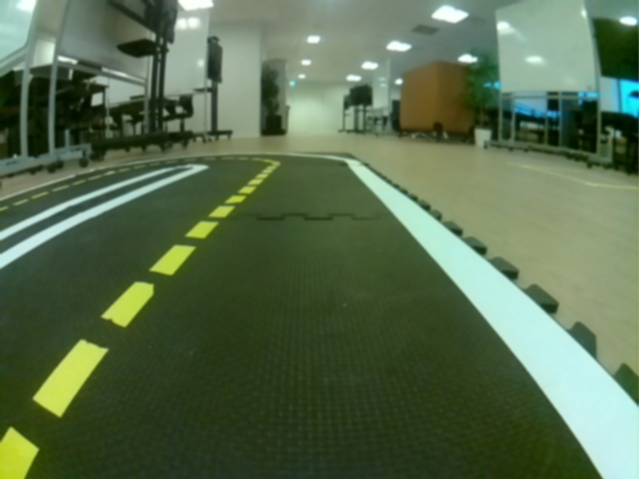
#> input picture packages/my_package/src/imgs/img0.png, 639 x 479 px
$ python -i getYellow.py   (imports and definitions only)
#> lines starting #> are read from the running program, lines starting #| are printed output that depends on the picture; after the words box and inside, x2 and y2 are one past the last pixel; in counts of white or black regions, pixels touching at a corner belong together
#> further down, picture is the input picture: shape (479, 639, 3); mean B, G, R 77.9, 108.4, 88
import cv2
import numpy as np
import os
import findColor

class edgeFeature:
    def __init__(self, x, y, color ):
        self.x = x
        self.y = y
        self.color = color


def findFertures(img):
    #create a list of egdepoligons for each image
    height, width, _ = img.shape
#> height = 479; width = 639
    mask = np.zeros_like(img)
    mask[height // 2:, :] = 255
    #show the mask in a window with and height as the mask
    gray_mask = cv2.cvtColor(mask, cv2.COLOR_BGR2GRAY)
    gray_roi = cv2.cvtColor(img, cv2.COLOR_BGR2GRAY)
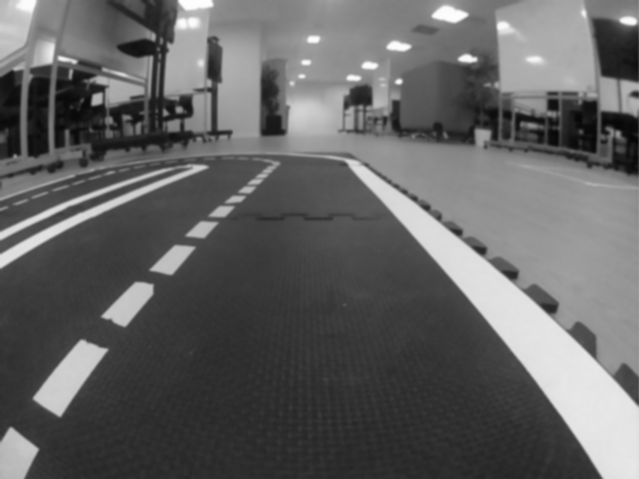
#> gray_roi: shape (479, 639); min 6, max 253, mean 98.8
    gray_roi = cv2.bitwise_and(gray_roi, gray_roi, mask=gray_mask)
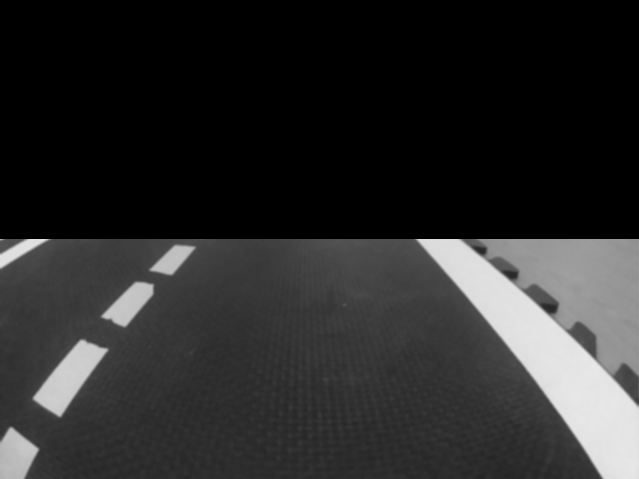
#> gray_roi: shape (479, 639); min 0, max 232, mean 42.7
    #find the hlaf of the gray_roi
    gray_roi = gray_roi[height // 2:, :]
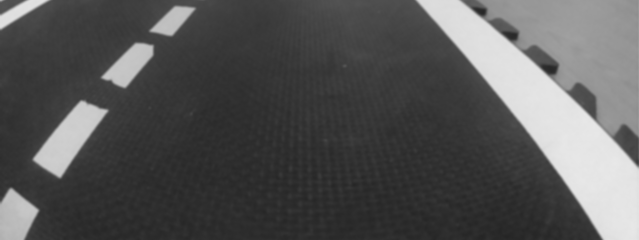
#> gray_roi: shape (240, 639); min 37, max 232, mean 85.1
    #show the hlaf high in imshow
    edges = cv2.Canny(gray_roi, 100, 200)
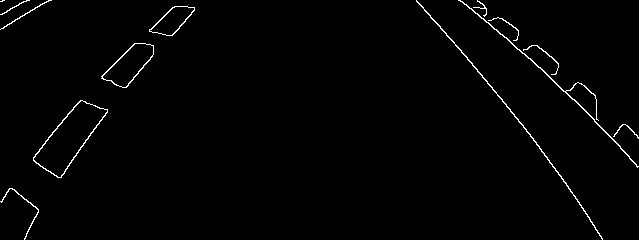
#> edges: shape (240, 639); 1.3% white in thin lines or dots
    contours, hierarchy = cv2.findContours(edges, cv2.RETR_TREE, cv2.CHAIN_APPROX_SIMPLE)
#> contours = 16 contours, 5 with area under 20; largest, box (x1, y1, x2, y2) and area: (33, 100, 108, 178) 2530, (33, 100, 108, 178) 2412, (101, 43, 154, 88) 1192, (102, 43, 154, 88) 1124, (149, 6, 195, 36) 701
    edgesFeatures = []
    for i in range(len(contours)):
        area = cv2.contourArea(contours[i])
        if area < 80:
            continue
        M = cv2.moments(contours[i])
        x = int(M["m10"] / M["m00"])
        y = int(M["m01"] / M["m00"])
        #add the high of the mask to the y value
        y = y + (height // 2)
        b, g, r = img[y, x]
        #r g b as np array
        currebtPoint = np.array([[r, g, b]])
        #find the color of the point
        color = findColor.closest_centroid(currebtPoint)
        edgesFeatures.append(edgeFeature(x,y,color))
        #add the y offset to the i element in the contour list
        for j in range(len(contours[i])):
            contours[i][j][0][1] = contours[i][j][0][1] + (height // 2)
        cv2.drawContours(img, contours, i, color, 2)
#> this loop made 3 passes
#> area on pass 1: 43.5
#> (area, x, y, b, g, r, currebtPoint) on pass 3: (2529.5, 68, 376, 89, 227, 208, [[208, 227, 89]])
#> after the loop, edgesFeatures = []
    return img, edgesFeatures

>>> import cv2
>>> picture = cv2.imread('imgs/img0.png')
#> (the run stopped early here; a loop or call above may not have finished)

$ run again, on packages/my_package/src/imgs/img10.png
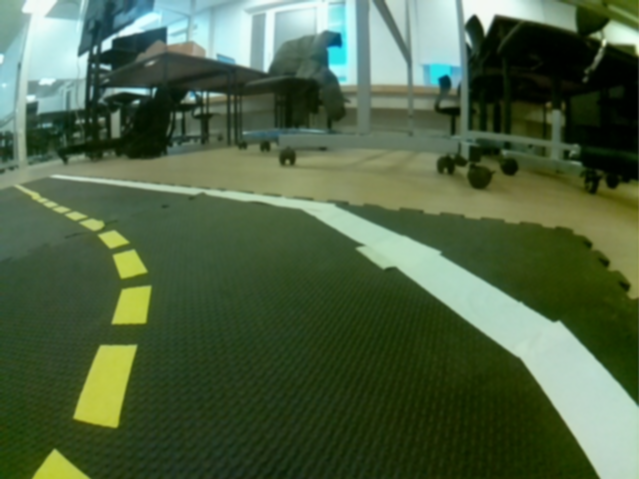
#> input picture packages/my_package/src/imgs/img10.png, 639 x 479 px
#> picture is the input picture: shape (479, 639, 3); mean B, G, R 68.3, 98.8, 77.8
#> in findFertures, `gray_roi = gray_roi[height // 2:, :]`:
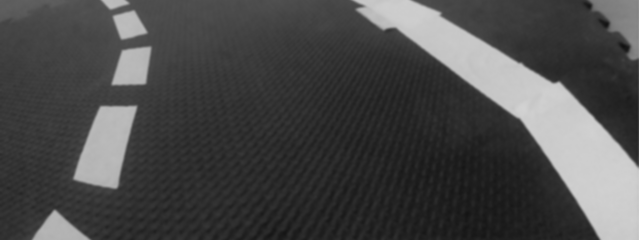
#> gray_roi: shape (240, 639); min 17, max 210, mean 73.4
#> in findFertures, `edges = cv2.Canny(gray_roi, 100, 200)`:
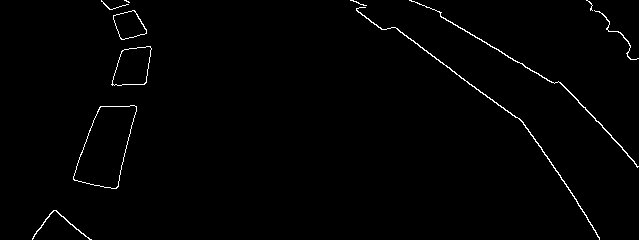
#> edges: shape (240, 639); 1.1% white in thin lines or dots
#> contours = 14 contours, 4 with area under 20; largest, box (x1, y1, x2, y2) and area: (73, 105, 137, 189) 3320, (73, 105, 137, 189) 3309, (111, 46, 152, 86) 1146, (112, 46, 152, 86) 1140, (113, 10, 147, 40) 642
#> the loop in findFertures, `for i in range(len(contours)):` made 2 passes
#> area on pass 1: 49.5
#> after the loop in findFertures, `for i in range(len(contours)):`: edgesFeatures = []

$ run again, on packages/my_package/src/imgs/img11.png
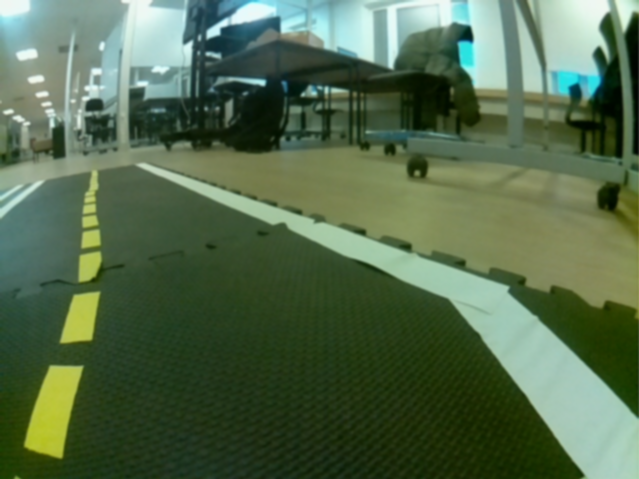
#> input picture packages/my_package/src/imgs/img11.png, 639 x 479 px
#> picture is the input picture: shape (479, 639, 3); mean B, G, R 76.7, 106.5, 83.7
#> in findFertures, `gray_roi = gray_roi[height // 2:, :]`:
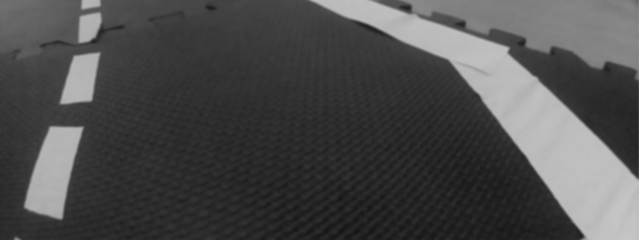
#> gray_roi: shape (240, 639); min 21, max 198, mean 76.1
#> in findFertures, `edges = cv2.Canny(gray_roi, 100, 200)`:
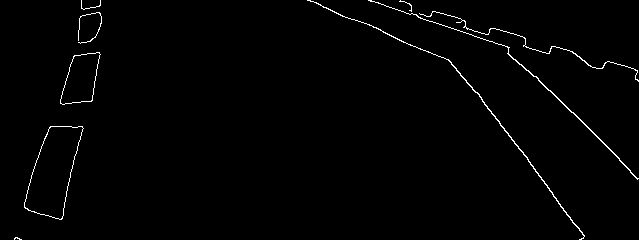
#> edges: shape (240, 639); 1.2% white in thin lines or dots
#> contours = 11 contours, 4 with area under 20; largest, box (x1, y1, x2, y2) and area: (24, 126, 84, 220) 3304, (24, 126, 84, 220) 3292, (60, 52, 101, 105) 1390, (60, 52, 101, 105) 1386, (307, 0, 585, 240) 170, (368, 0, 639, 180) 132, (419, 11, 639, 82) 37
#> the loop in findFertures, `for i in range(len(contours)):` made 2 passes
#> (area, x, y, b, g, r, currebtPoint) on pass 2: (3303.5, 52, 410, 55, 200, 189, [[189, 200, 55]])
#> after the loop in findFertures, `for i in range(len(contours)):`: edgesFeatures = []
